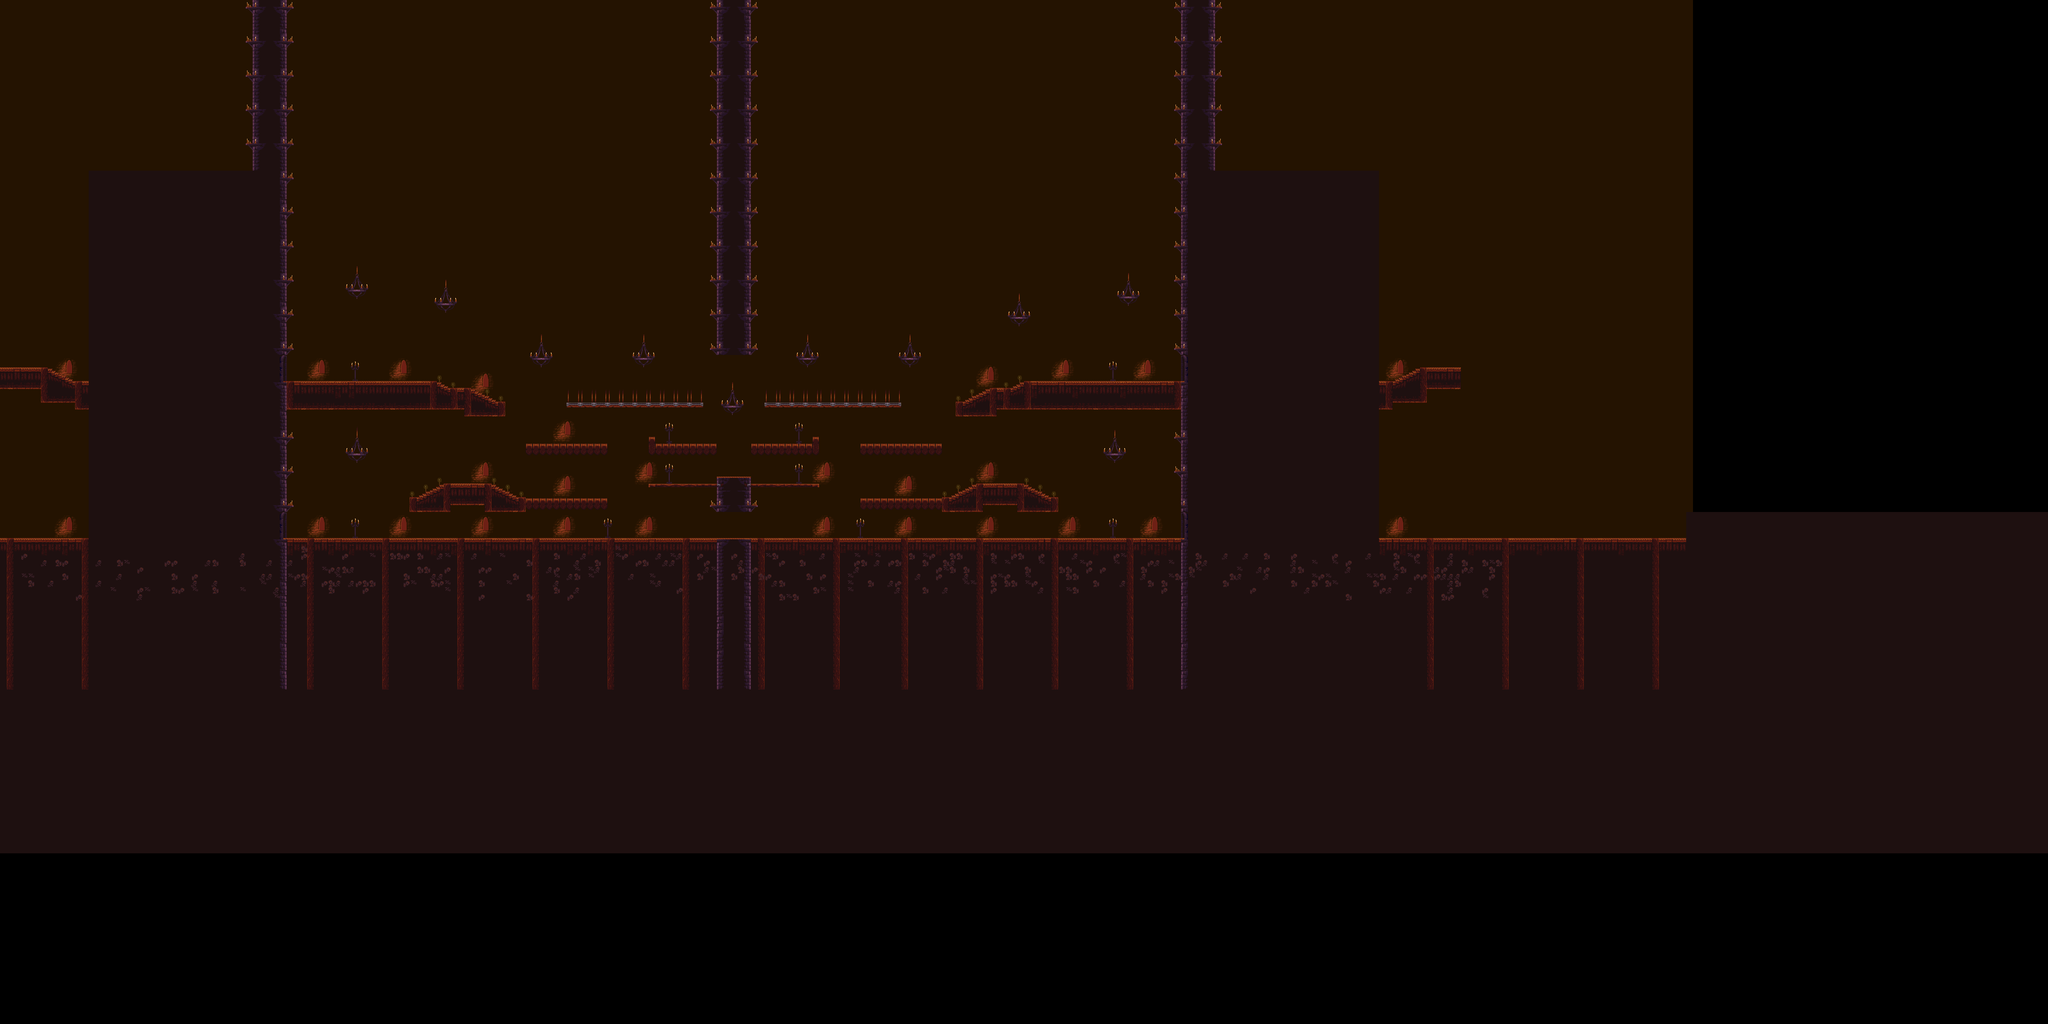

This is a level from a 2D game, rendered from its Tiled map with the project's own tilesets. A one-line summary and the map file follow, with tile-layer data summarised:
An orthogonal 300x150 tile map with 16x16 px tiles, 7 tile layers (background_sky, background_back, background_front, level_map, ...) and 218 objects (secret 4, secret 3, secret 2, secret 1, trigger -1, ...).

<map version="1.4" tiledversion="1.4.3" orientation="orthogonal" renderorder="right-down" width="300" height="150" tilewidth="16" tileheight="16" infinite="0" nextlayerid="15" nextobjectid="641">
 <tileset firstgid="1" source="tilesets/mountain_padding.tsx" />
 <layer id="1" name="background_sky" width="300" height="150" locked="1">
  <data>[45000 cells, 20088 non-empty, 18 distinct tile ids]</data>
 </layer>
 <layer id="3" name="background_back" width="300" height="150" locked="1">
  <data>[45000 cells, 0 non-empty, 0 distinct tile ids]</data>
 </layer>
 <layer id="4" name="background_front" width="300" height="150" locked="1">
  <data>[45000 cells, 241 non-empty, 30 distinct tile ids]</data>
 </layer>
 <layer id="5" name="level_map" width="300" height="150" locked="1">
  <data>[45000 cells, 16474 non-empty, 108 distinct tile ids]</data>
 </layer>
 <layer id="6" name="foreground_back" width="300" height="150" locked="1">
  <data>[45000 cells, 4135 non-empty, 15 distinct tile ids]</data>
 </layer>
 <layer id="7" name="foreground_front" width="300" height="150" locked="1">
  <data>[45000 cells, 306 non-empty, 4 distinct tile ids]</data>
 </layer>
 <layer id="8" name="enemies_pathing" width="300" height="150" locked="1">
  <data>[45000 cells, 0 non-empty, 0 distinct tile ids]</data>
 </layer>
 <objectgroup id="9" name="ground" locked="1">
  <object id="215" x="96" y="1264" width="3296" height="16" />
  <object id="216" x="1040" y="1136" width="112" height="48" />
  <object id="217" x="960" y="1168" width="96" height="32" />
  <object id="218" x="1520" y="1136" width="400" height="16" />
  <object id="219" x="1232" y="1040" width="192" height="16" />
  <object id="224" x="96" y="0" width="16" height="1264" />
  <object id="225" x="3376" y="16" width="16" height="1248" />
  <object id="226" x="112" y="0" width="3280" height="16" />
  <object id="227" x="2240" y="944" width="16" height="32" />
  <object id="228" x="2320" y="912" width="48" height="48" />
  <object id="229" x="2400" y="896" width="688" height="64" />
  <object id="230" x="2320" y="912">
   <polygon points="0,0 -64,32 -64,64 0,64" />
  </object>
  <object id="231" x="2368" y="912">
   <polygon points="0,0 32,-16 32,48 0,48" />
  </object>
  <object id="232" x="1328" y="944" width="320" height="16" />
  <object id="233" x="1168" y="944" width="16" height="32" />
  <object id="234" x="1056" y="912" width="48" height="48" />
  <object id="235" x="336" y="896" width="688" height="64" />
  <object id="236" x="1024" y="896">
   <polygon points="0,0 32,16 32,64 0,64" />
  </object>
  <object id="237" x="1104" y="912">
   <polygon points="0,0 64,32 64,64 0,64" />
  </object>
  <object id="239" x="592" y="960" width="80" height="240" />
  <object id="240" x="592" y="16" width="80" height="816" />
  <object id="241" x="1680" y="16" width="80" height="816" />
  <object id="242" x="1680" y="1120" width="80" height="80" />
  <object id="243" x="2768" y="16" width="80" height="816" />
  <object id="244" x="2768" y="960" width="80" height="240" />
  <object id="245" x="656" y="816" width="15.8161" height="80">
   <properties>
    <property name="direction" value="right" />
   </properties>
  </object>
  <object id="246" x="656" y="1184" width="15.8161" height="80">
   <properties>
    <property name="direction" value="right" />
   </properties>
  </object>
  <object id="247" x="2768" y="1184" width="15.8161" height="80">
   <properties>
    <property name="direction" value="left" />
   </properties>
  </object>
  <object id="248" x="2768" y="816" width="15.8161" height="80">
   <properties>
    <property name="direction" value="left" />
   </properties>
  </object>
  <object id="250" x="976" y="1168">
   <polygon points="0,0 64,-32 64,32 0,32" />
  </object>
  <object id="330" x="2768" y="816" width="160" height="16" />
  <object id="332" x="2768" y="1184" width="160" height="16" />
  <object id="589" x="1856" y="368" width="912" height="16" />
  <object id="590" x="672" y="368" width="912" height="16" />
  <object id="592" x="1584" y="384" width="96" height="16" />
  <object id="593" x="1760" y="384" width="96" height="16" />
  <object id="597" x="2384" y="1168" width="96" height="32" />
  <object id="598" x="2400" y="1136">
   <polygon points="0,0 64,32 64,64 0,64" />
  </object>
  <object id="599" x="2288" y="1136" width="112" height="48" />
  <object id="605" x="1520" y="1040" width="160" height="16" />
  <object id="606" x="2016" y="1040" width="192" height="16" />
  <object id="608" x="1792" y="944" width="320" height="16" />
  <object id="610" x="1760" y="1040" width="160" height="16" />
  <object id="611" x="1904" y="1024" width="16" height="32" />
  <object id="612" x="1520" y="1024" width="16" height="32" />
  <object id="625" x="512" y="816" width="160" height="16" />
  <object id="626" x="512" y="1184" width="160" height="16" />
  <object id="630" x="1136" y="1168" width="96" height="32" />
  <object id="631" x="1152" y="1136">
   <polygon points="0,0 64,32 64,64 0,64" />
  </object>
  <object id="632" x="2208" y="1168" width="96" height="32" />
  <object id="633" x="2224" y="1168">
   <polygon points="0,0 64,-32 64,32 0,32" />
  </object>
  <object id="634" x="2016" y="1168" width="288" height="16" />
  <object id="635" x="1136" y="1168" width="288" height="16" />
 </objectgroup>
 <objectgroup id="10" name="bouncers" locked="1" />
 <objectgroup id="11" name="freezers" locked="1" />
 <objectgroup id="12" name="secrets" locked="1">
  <object id="637" name="secret 4" x="2704" y="800" width="32" height="32">
   <properties>
    <property name="secret" type="int" value="4" />
   </properties>
  </object>
  <object id="638" name="secret 3" x="704" y="800" width="32" height="32">
   <properties>
    <property name="secret" type="int" value="3" />
   </properties>
  </object>
  <object id="639" name="secret 2" x="2512" y="1120" width="32" height="32">
   <properties>
    <property name="secret" type="int" value="2" />
   </properties>
  </object>
  <object id="640" name="secret 1" x="896" y="1120" width="32" height="32">
   <properties>
    <property name="secret" type="int" value="1" />
   </properties>
  </object>
 </objectgroup>
 <objectgroup id="13" name="enemies" locked="1" />
 <objectgroup id="14" name="triggers">
  <object id="4" name="trigger -1" x="736" y="880" width="16" height="16">
   <properties>
    <property name="trigger" type="int" value="-1" />
   </properties>
  </object>
  <object id="43" name="trigger -200" x="2928" y="864" width="16" height="16">
   <properties>
    <property name="trigger" type="int" value="-200" />
   </properties>
  </object>
  <object id="44" name="trigger -201" x="2928" y="1232" width="16" height="16">
   <properties>
    <property name="trigger" type="int" value="-201" />
   </properties>
  </object>
  <object id="45" name="trigger -202" x="496" y="1232" width="16" height="16">
   <properties>
    <property name="trigger" type="int" value="-202" />
   </properties>
  </object>
  <object id="46" name="trigger -203" x="496" y="864" width="16" height="16">
   <properties>
    <property name="trigger" type="int" value="-203" />
   </properties>
  </object>
  <object id="50" name="trigger 1" x="1744" y="1168" width="16" height="128">
   <properties>
    <property name="trigger" type="int" value="1" />
   </properties>
  </object>
  </objectgroup>
</map>
<!-- 155 of 218 objects omitted -->
